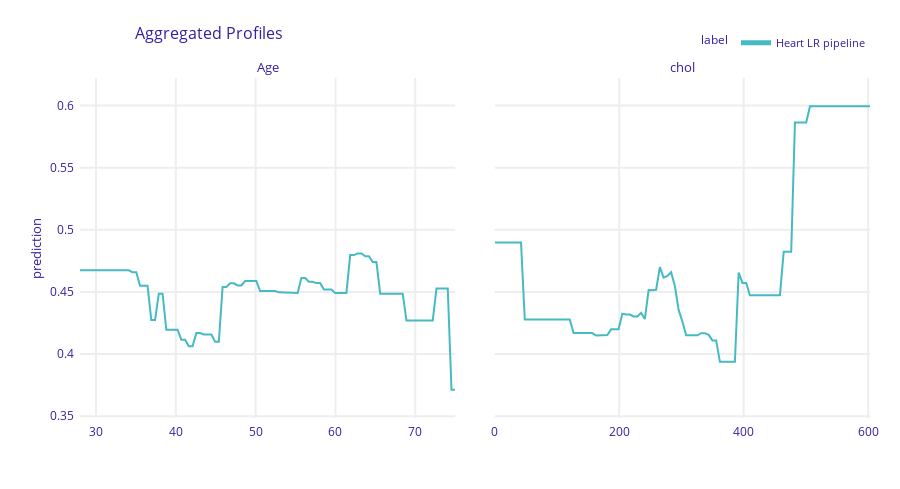
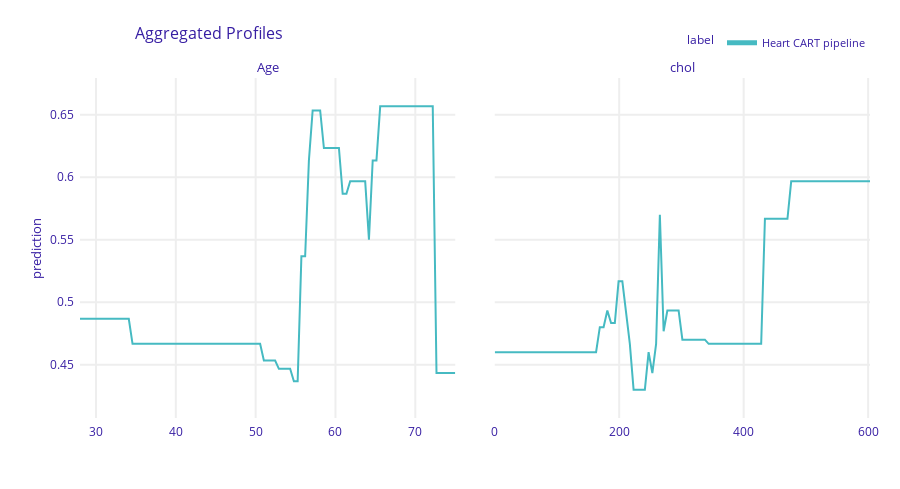

Notebook code for these charts, in order:
### Code cell
pd_lr.plot()
pd_cart.plot()

### Figure 1 — Plotly figure (JSON) as saved in the notebook; plotly's stock layout.template omitted (floating-point values rounded to 4 significant figures; data arrays with more than 128 entries replaced by an {"elided": "..."} marker saying what was removed)
{"data": [{"customdata": {"elided": "101x3 mixed values"}, "hovertemplate": "<b>%{hovertext}</b><br><br>prediction=%{y:.3f}<br>mean_prediction=%{customdata[0]:.3f}<extra></extra>", "hovertext": ["Heart LR pipeline", "Heart LR pipeline", "Heart LR pipeline", "Heart LR pipeline", "Heart LR pipeline", "Heart LR pipeline", "Heart LR pipeline", "Heart LR pipeline", "Heart LR pipeline", "Heart LR pipeline", "Heart LR pipeline", "Heart LR pipeline", "Heart LR pipeline", "Heart LR pipeline", "Heart LR pipeline", "Heart LR pipeline", "Heart LR pipeline", "Heart LR pipeline", "Heart LR pipeline", "Heart LR pipeline", "Heart LR pipeline", "Heart LR pipeline", "Heart LR pipeline", "Heart LR pipeline", "Heart LR pipeline", "Heart LR pipeline", "Heart LR pipeline", "Heart LR pipeline", "Heart LR pipeline", "Heart LR pipeline", "Heart LR pipeline", "Heart LR pipeline", "Heart LR pipeline", "Heart LR pipeline", "Heart LR pipeline", "Heart LR pipeline", "Heart LR pipeline", "Heart LR pipeline", "Heart LR pipeline", "Heart LR pipeline", "Heart LR pipeline", "Heart LR pipeline", "Heart LR pipeline", "Heart LR pipeline", "Heart LR pipeline", "Heart LR pipeline", "Heart LR pipeline", "Heart LR pipeline", "Heart LR pipeline", "Heart LR pipeline", "Heart LR pipeline", "Heart LR pipeline", "Heart LR pipeline", "Heart LR pipeline", "Heart LR pipeline", "Heart LR pipeline", "Heart LR pipeline", "Heart LR pipeline", "Heart LR pipeline", "Heart LR pipeline", "Heart LR pipeline", "Heart LR pipeline", "Heart LR pipeline", "Heart LR pipeline", "Heart LR pipeline", "Heart LR pipeline", "Heart LR pipeline", "Heart LR pipeline", "Heart LR pipeline", "Heart LR pipeline", "Heart LR pipeline", "Heart LR pipeline", "Heart LR pipeline", "Heart LR pipeline", "Heart LR pipeline", "Heart LR pipeline", "Heart LR pipeline", "Heart LR pipeline", "Heart LR pipeline", "Heart LR pipeline", "Heart LR pipeline", "Heart LR pipeline", "Heart LR pipeline", "Heart LR pipeline", "Heart LR pipeline", "Heart LR pipeline", "Heart LR pipeline", "Heart LR pipeline", "Heart LR pipeline", "Heart LR pipeline", "Heart LR pipeline", "Heart LR pipeline", "Heart LR pipeline", "Heart LR pipeline", "Heart LR pipeline", "Heart LR pipeline", "Heart LR pipeline", "Heart LR pipeline", "Heart LR pipeline", "Heart LR pipeline", "Heart LR pipeline"], "legendgroup": "Heart LR pipeline", "line": {"color": "#46bac2", "dash": "solid", "width": 2}, "marker": {"symbol": "circle"}, "mode": "lines", "name": "Heart LR pipeline", "opacity": 1, "orientation": "v", "showlegend": true, "type": "scatter", "x": [28, 28.47, 28.94, 29.41, 29.88, 30.35, 30.82, 31.29, 31.76, 32.23, 32.7, 33.17, 33.64, 34.11, 34.58, 35.05, 35.52, 35.99, 36.46, 36.93, 37.4, 37.87, 38.34, 38.81, 39.28, 39.75, 40.22, 40.69, 41.16, 41.63, 42.1, 42.57, 43.04, 43.51, 43.98, 44.45, 44.92, 45.39, 45.86, 46.33, 46.8, 47.27, 47.74, 48.21, 48.68, 49.15, 49.62, 50.09, 50.56, 51.03, 51.5, 51.97, 52.44, 52.91, 53.38, 53.85, 54.32, 54.79, 55.26, 55.73, 56.2, 56.67, 57.14, 57.61, 58.08, 58.55, 59.02, 59.49, 59.96, 60.43, 60.9, 61.37, 61.84, 62.31, 62.78, 63.25, 63.72, 64.19, 64.66, 65.13, 65.6, 66.07, 66.54, 67.01, 67.48, 67.95, 68.42, 68.89, 69.36, 69.83, 70.3, 70.77, 71.24, 71.71, 72.18, 72.65, 73.12, 73.59, 74.06, 74.53, 75], "xaxis": "x", "y": [0.4674, 0.4674, 0.4674, 0.4674, 0.4674, 0.4674, 0.4674, 0.4674, 0.4674, 0.4674, 0.4674, 0.4674, 0.4674, 0.4674, 0.4659, 0.4659, 0.4549, 0.4549, 0.4549, 0.4274, 0.4274, 0.4486, 0.4486, 0.4196, 0.4196, 0.4196, 0.4196, 0.4116, 0.4116, 0.4064, 0.4064, 0.4169, 0.4169, 0.4158, 0.4158, 0.4158, 0.41, 0.41, 0.454, 0.454, 0.4569, 0.4569, 0.4552, 0.4552, 0.4587, 0.4587, 0.4587, 0.4587, 0.4508, 0.4508, 0.4508, 0.4508, 0.4508, 0.4497, 0.4497, 0.4497, 0.4497, 0.4492, 0.4492, 0.4612, 0.4612, 0.4582, 0.4582, 0.4571, 0.4571, 0.452, 0.452, 0.452, 0.4492, 0.4492, 0.4492, 0.4492, 0.4797, 0.4797, 0.481, 0.481, 0.4788, 0.4788, 0.474, 0.474, 0.4486, 0.4486, 0.4486, 0.4486, 0.4486, 0.4486, 0.4486, 0.427, 0.427, 0.427, 0.427, 0.427, 0.427, 0.427, 0.427, 0.4529, 0.4529, 0.4529, 0.4529, 0.3714, 0.3714], "yaxis": "y"}, {"customdata": {"elided": "101x3 mixed values"}, "hovertemplate": "<b>%{hovertext}</b><br><br>prediction=%{y:.3f}<br>mean_prediction=%{customdata[0]:.3f}<extra></extra>", "hovertext": ["Heart LR pipeline", "Heart LR pipeline", "Heart LR pipeline", "Heart LR pipeline", "Heart LR pipeline", "Heart LR pipeline", "Heart LR pipeline", "Heart LR pipeline", "Heart LR pipeline", "Heart LR pipeline", "Heart LR pipeline", "Heart LR pipeline", "Heart LR pipeline", "Heart LR pipeline", "Heart LR pipeline", "Heart LR pipeline", "Heart LR pipeline", "Heart LR pipeline", "Heart LR pipeline", "Heart LR pipeline", "Heart LR pipeline", "Heart LR pipeline", "Heart LR pipeline", "Heart LR pipeline", "Heart LR pipeline", "Heart LR pipeline", "Heart LR pipeline", "Heart LR pipeline", "Heart LR pipeline", "Heart LR pipeline", "Heart LR pipeline", "Heart LR pipeline", "Heart LR pipeline", "Heart LR pipeline", "Heart LR pipeline", "Heart LR pipeline", "Heart LR pipeline", "Heart LR pipeline", "Heart LR pipeline", "Heart LR pipeline", "Heart LR pipeline", "Heart LR pipeline", "Heart LR pipeline", "Heart LR pipeline", "Heart LR pipeline", "Heart LR pipeline", "Heart LR pipeline", "Heart LR pipeline", "Heart LR pipeline", "Heart LR pipeline", "Heart LR pipeline", "Heart LR pipeline", "Heart LR pipeline", "Heart LR pipeline", "Heart LR pipeline", "Heart LR pipeline", "Heart LR pipeline", "Heart LR pipeline", "Heart LR pipeline", "Heart LR pipeline", "Heart LR pipeline", "Heart LR pipeline", "Heart LR pipeline", "Heart LR pipeline", "Heart LR pipeline", "Heart LR pipeline", "Heart LR pipeline", "Heart LR pipeline", "Heart LR pipeline", "Heart LR pipeline", "Heart LR pipeline", "Heart LR pipeline", "Heart LR pipeline", "Heart LR pipeline", "Heart LR pipeline", "Heart LR pipeline", "Heart LR pipeline", "Heart LR pipeline", "Heart LR pipeline", "Heart LR pipeline", "Heart LR pipeline", "Heart LR pipeline", "Heart LR pipeline", "Heart LR pipeline", "Heart LR pipeline", "Heart LR pipeline", "Heart LR pipeline", "Heart LR pipeline", "Heart LR pipeline", "Heart LR pipeline", "Heart LR pipeline", "Heart LR pipeline", "Heart LR pipeline", "Heart LR pipeline", "Heart LR pipeline", "Heart LR pipeline", "Heart LR pipeline", "Heart LR pipeline", "Heart LR pipeline", "Heart LR pipeline", "Heart LR pipeline"], "legendgroup": "Heart LR pipeline", "line": {"color": "#46bac2", "dash": "solid", "width": 2}, "marker": {"symbol": "circle"}, "mode": "lines", "name": "Heart LR pipeline", "opacity": 1, "orientation": "v", "showlegend": false, "type": "scatter", "x": [0, 6.03, 12.06, 18.09, 24.12, 30.15, 36.18, 42.21, 48.24, 54.27, 60.3, 66.33, 72.36, 78.39, 84.42, 90.45, 96.48, 102.5, 108.5, 114.6, 120.6, 126.6, 132.7, 138.7, 144.7, 150.8, 156.8, 162.8, 168.8, 174.9, 180.9, 186.9, 193.0, 199.0, 205.0, 211.1, 217.1, 223.1, 229.1, 235.2, 241.2, 247.2, 253.3, 259.3, 265.3, 271.4, 277.4, 283.4, 289.4, 295.5, 301.5, 307.5, 313.6, 319.6, 325.6, 331.7, 337.7, 343.7, 349.7, 355.8, 361.8, 367.8, 373.9, 379.9, 385.9, 391.9, 398.0, 404.0, 410.0, 416.1, 422.1, 428.1, 434.2, 440.2, 446.2, 452.2, 458.3, 464.3, 470.3, 476.4, 482.4, 488.4, 494.5, 500.5, 506.5, 512.6, 518.6, 524.6, 530.6, 536.7, 542.7, 548.7, 554.8, 560.8, 566.8, 572.9, 578.9, 584.9, 590.9, 597.0, 603], "xaxis": "x2", "y": [0.4899, 0.4899, 0.4899, 0.4899, 0.4899, 0.4899, 0.4899, 0.4899, 0.4278, 0.4278, 0.4278, 0.4278, 0.4278, 0.4278, 0.4278, 0.4278, 0.4278, 0.4278, 0.4278, 0.4278, 0.4278, 0.4169, 0.4169, 0.4169, 0.4169, 0.4169, 0.4169, 0.4149, 0.4149, 0.4149, 0.4153, 0.4199, 0.4199, 0.42, 0.4326, 0.4318, 0.4318, 0.4303, 0.4303, 0.4332, 0.4282, 0.4515, 0.4514, 0.4518, 0.47, 0.4615, 0.4629, 0.4659, 0.4548, 0.4356, 0.4262, 0.4151, 0.4151, 0.4151, 0.4151, 0.4168, 0.4168, 0.4155, 0.411, 0.411, 0.3938, 0.3938, 0.3938, 0.3938, 0.3938, 0.4655, 0.4573, 0.4573, 0.4474, 0.4474, 0.4474, 0.4474, 0.4474, 0.4474, 0.4474, 0.4474, 0.4474, 0.4823, 0.4823, 0.4823, 0.5864, 0.5864, 0.5864, 0.5864, 0.5993, 0.5993, 0.5993, 0.5993, 0.5993, 0.5993, 0.5993, 0.5993, 0.5993, 0.5993, 0.5993, 0.5993, 0.5993, 0.5993, 0.5993, 0.5993, 0.5993], "yaxis": "y2"}], "layout": {"annotations": [{"font": {"size": 13}, "showarrow": false, "text": "Age", "x": 0.2375, "xanchor": "center", "xref": "paper", "y": 1, "yanchor": "bottom", "yref": "paper"}, {"font": {"size": 13}, "showarrow": false, "text": "chol", "x": 0.7625, "xanchor": "center", "xref": "paper", "y": 1, "yanchor": "bottom", "yref": "paper"}, {"font": {"size": 13}, "showarrow": false, "text": "prediction", "textangle": -90, "x": -0.07, "xref": "paper", "y": 0.5, "yref": "paper"}], "font": {"color": "#371ea3"}, "height": 489, "hovermode": "x unified", "legend": {"font": {"size": 11}, "itemsizing": "constant", "orientation": "h", "title": {"font": {"size": 12}, "text": "label"}, "tracegroupgap": 0, "x": 1, "xanchor": "right", "y": 1.061, "yanchor": "bottom"}, "margin": {"b": 71, "r": 30, "t": 78}, "title": {"font": {"size": 16}, "text": "Aggregated Profiles", "x": 0.15}, "xaxis": {"anchor": "y", "automargin": true, "domain": [0, 0.475], "fixedrange": true, "gridwidth": 2, "showticklabels": true, "tickcolor": "white", "ticklen": 3, "ticks": "outside", "title": {"text": ""}, "type": "linear", "zeroline": false}, "xaxis2": {"anchor": "y2", "automargin": true, "domain": [0.525, 1], "fixedrange": true, "gridwidth": 2, "showticklabels": true, "tickcolor": "white", "ticklen": 3, "ticks": "outside", "title": {"text": ""}, "type": "linear", "zeroline": false}, "yaxis": {"anchor": "x", "automargin": true, "domain": [0, 1], "fixedrange": true, "gridwidth": 2, "range": [0.3486, 0.6221], "tickcolor": "white", "ticklen": 3, "ticks": "outside", "title": {"text": ""}, "type": "linear", "zeroline": false}, "yaxis2": {"anchor": "x2", "automargin": true, "domain": [0, 1], "fixedrange": true, "gridwidth": 2, "matches": "y", "showticklabels": false, "tickcolor": "white", "ticklen": 3, "ticks": "outside", "title": {"text": ""}, "type": "linear", "zeroline": false}}}

### Figure 2 — Plotly figure (JSON) as saved in the notebook; plotly's stock layout.template omitted (floating-point values rounded to 4 significant figures; data arrays with more than 128 entries replaced by an {"elided": "..."} marker saying what was removed)
{"data": [{"customdata": {"elided": "101x3 mixed values"}, "hovertemplate": "<b>%{hovertext}</b><br><br>prediction=%{y:.3f}<br>mean_prediction=%{customdata[0]:.3f}<extra></extra>", "hovertext": ["Heart CART pipeline", "Heart CART pipeline", "Heart CART pipeline", "Heart CART pipeline", "Heart CART pipeline", "Heart CART pipeline", "Heart CART pipeline", "Heart CART pipeline", "Heart CART pipeline", "Heart CART pipeline", "Heart CART pipeline", "Heart CART pipeline", "Heart CART pipeline", "Heart CART pipeline", "Heart CART pipeline", "Heart CART pipeline", "Heart CART pipeline", "Heart CART pipeline", "Heart CART pipeline", "Heart CART pipeline", "Heart CART pipeline", "Heart CART pipeline", "Heart CART pipeline", "Heart CART pipeline", "Heart CART pipeline", "Heart CART pipeline", "Heart CART pipeline", "Heart CART pipeline", "Heart CART pipeline", "Heart CART pipeline", "Heart CART pipeline", "Heart CART pipeline", "Heart CART pipeline", "Heart CART pipeline", "Heart CART pipeline", "Heart CART pipeline", "Heart CART pipeline", "Heart CART pipeline", "Heart CART pipeline", "Heart CART pipeline", "Heart CART pipeline", "Heart CART pipeline", "Heart CART pipeline", "Heart CART pipeline", "Heart CART pipeline", "Heart CART pipeline", "Heart CART pipeline", "Heart CART pipeline", "Heart CART pipeline", "Heart CART pipeline", "Heart CART pipeline", "Heart CART pipeline", "Heart CART pipeline", "Heart CART pipeline", "Heart CART pipeline", "Heart CART pipeline", "Heart CART pipeline", "Heart CART pipeline", "Heart CART pipeline", "Heart CART pipeline", "Heart CART pipeline", "Heart CART pipeline", "Heart CART pipeline", "Heart CART pipeline", "Heart CART pipeline", "Heart CART pipeline", "Heart CART pipeline", "Heart CART pipeline", "Heart CART pipeline", "Heart CART pipeline", "Heart CART pipeline", "Heart CART pipeline", "Heart CART pipeline", "Heart CART pipeline", "Heart CART pipeline", "Heart CART pipeline", "Heart CART pipeline", "Heart CART pipeline", "Heart CART pipeline", "Heart CART pipeline", "Heart CART pipeline", "Heart CART pipeline", "Heart CART pipeline", "Heart CART pipeline", "Heart CART pipeline", "Heart CART pipeline", "Heart CART pipeline", "Heart CART pipeline", "Heart CART pipeline", "Heart CART pipeline", "Heart CART pipeline", "Heart CART pipeline", "Heart CART pipeline", "Heart CART pipeline", "Heart CART pipeline", "Heart CART pipeline", "Heart CART pipeline", "Heart CART pipeline", "Heart CART pipeline", "Heart CART pipeline", "Heart CART pipeline"], "legendgroup": "Heart CART pipeline", "line": {"color": "#46bac2", "dash": "solid", "width": 2}, "marker": {"symbol": "circle"}, "mode": "lines", "name": "Heart CART pipeline", "opacity": 1, "orientation": "v", "showlegend": true, "type": "scatter", "x": [28, 28.47, 28.94, 29.41, 29.88, 30.35, 30.82, 31.29, 31.76, 32.23, 32.7, 33.17, 33.64, 34.11, 34.58, 35.05, 35.52, 35.99, 36.46, 36.93, 37.4, 37.87, 38.34, 38.81, 39.28, 39.75, 40.22, 40.69, 41.16, 41.63, 42.1, 42.57, 43.04, 43.51, 43.98, 44.45, 44.92, 45.39, 45.86, 46.33, 46.8, 47.27, 47.74, 48.21, 48.68, 49.15, 49.62, 50.09, 50.56, 51.03, 51.5, 51.97, 52.44, 52.91, 53.38, 53.85, 54.32, 54.79, 55.26, 55.73, 56.2, 56.67, 57.14, 57.61, 58.08, 58.55, 59.02, 59.49, 59.96, 60.43, 60.9, 61.37, 61.84, 62.31, 62.78, 63.25, 63.72, 64.19, 64.66, 65.13, 65.6, 66.07, 66.54, 67.01, 67.48, 67.95, 68.42, 68.89, 69.36, 69.83, 70.3, 70.77, 71.24, 71.71, 72.18, 72.65, 73.12, 73.59, 74.06, 74.53, 75], "xaxis": "x", "y": [0.4867, 0.4867, 0.4867, 0.4867, 0.4867, 0.4867, 0.4867, 0.4867, 0.4867, 0.4867, 0.4867, 0.4867, 0.4867, 0.4867, 0.4667, 0.4667, 0.4667, 0.4667, 0.4667, 0.4667, 0.4667, 0.4667, 0.4667, 0.4667, 0.4667, 0.4667, 0.4667, 0.4667, 0.4667, 0.4667, 0.4667, 0.4667, 0.4667, 0.4667, 0.4667, 0.4667, 0.4667, 0.4667, 0.4667, 0.4667, 0.4667, 0.4667, 0.4667, 0.4667, 0.4667, 0.4667, 0.4667, 0.4667, 0.4667, 0.4533, 0.4533, 0.4533, 0.4533, 0.4467, 0.4467, 0.4467, 0.4467, 0.4367, 0.4367, 0.5367, 0.5367, 0.6133, 0.6533, 0.6533, 0.6533, 0.6233, 0.6233, 0.6233, 0.6233, 0.6233, 0.5867, 0.5867, 0.5967, 0.5967, 0.5967, 0.5967, 0.5967, 0.55, 0.6133, 0.6133, 0.6567, 0.6567, 0.6567, 0.6567, 0.6567, 0.6567, 0.6567, 0.6567, 0.6567, 0.6567, 0.6567, 0.6567, 0.6567, 0.6567, 0.6567, 0.4433, 0.4433, 0.4433, 0.4433, 0.4433, 0.4433], "yaxis": "y"}, {"customdata": {"elided": "101x3 mixed values"}, "hovertemplate": "<b>%{hovertext}</b><br><br>prediction=%{y:.3f}<br>mean_prediction=%{customdata[0]:.3f}<extra></extra>", "hovertext": ["Heart CART pipeline", "Heart CART pipeline", "Heart CART pipeline", "Heart CART pipeline", "Heart CART pipeline", "Heart CART pipeline", "Heart CART pipeline", "Heart CART pipeline", "Heart CART pipeline", "Heart CART pipeline", "Heart CART pipeline", "Heart CART pipeline", "Heart CART pipeline", "Heart CART pipeline", "Heart CART pipeline", "Heart CART pipeline", "Heart CART pipeline", "Heart CART pipeline", "Heart CART pipeline", "Heart CART pipeline", "Heart CART pipeline", "Heart CART pipeline", "Heart CART pipeline", "Heart CART pipeline", "Heart CART pipeline", "Heart CART pipeline", "Heart CART pipeline", "Heart CART pipeline", "Heart CART pipeline", "Heart CART pipeline", "Heart CART pipeline", "Heart CART pipeline", "Heart CART pipeline", "Heart CART pipeline", "Heart CART pipeline", "Heart CART pipeline", "Heart CART pipeline", "Heart CART pipeline", "Heart CART pipeline", "Heart CART pipeline", "Heart CART pipeline", "Heart CART pipeline", "Heart CART pipeline", "Heart CART pipeline", "Heart CART pipeline", "Heart CART pipeline", "Heart CART pipeline", "Heart CART pipeline", "Heart CART pipeline", "Heart CART pipeline", "Heart CART pipeline", "Heart CART pipeline", "Heart CART pipeline", "Heart CART pipeline", "Heart CART pipeline", "Heart CART pipeline", "Heart CART pipeline", "Heart CART pipeline", "Heart CART pipeline", "Heart CART pipeline", "Heart CART pipeline", "Heart CART pipeline", "Heart CART pipeline", "Heart CART pipeline", "Heart CART pipeline", "Heart CART pipeline", "Heart CART pipeline", "Heart CART pipeline", "Heart CART pipeline", "Heart CART pipeline", "Heart CART pipeline", "Heart CART pipeline", "Heart CART pipeline", "Heart CART pipeline", "Heart CART pipeline", "Heart CART pipeline", "Heart CART pipeline", "Heart CART pipeline", "Heart CART pipeline", "Heart CART pipeline", "Heart CART pipeline", "Heart CART pipeline", "Heart CART pipeline", "Heart CART pipeline", "Heart CART pipeline", "Heart CART pipeline", "Heart CART pipeline", "Heart CART pipeline", "Heart CART pipeline", "Heart CART pipeline", "Heart CART pipeline", "Heart CART pipeline", "Heart CART pipeline", "Heart CART pipeline", "Heart CART pipeline", "Heart CART pipeline", "Heart CART pipeline", "Heart CART pipeline", "Heart CART pipeline", "Heart CART pipeline", "Heart CART pipeline"], "legendgroup": "Heart CART pipeline", "line": {"color": "#46bac2", "dash": "solid", "width": 2}, "marker": {"symbol": "circle"}, "mode": "lines", "name": "Heart CART pipeline", "opacity": 1, "orientation": "v", "showlegend": false, "type": "scatter", "x": [0, 6.03, 12.06, 18.09, 24.12, 30.15, 36.18, 42.21, 48.24, 54.27, 60.3, 66.33, 72.36, 78.39, 84.42, 90.45, 96.48, 102.5, 108.5, 114.6, 120.6, 126.6, 132.7, 138.7, 144.7, 150.8, 156.8, 162.8, 168.8, 174.9, 180.9, 186.9, 193.0, 199.0, 205.0, 211.1, 217.1, 223.1, 229.1, 235.2, 241.2, 247.2, 253.3, 259.3, 265.3, 271.4, 277.4, 283.4, 289.4, 295.5, 301.5, 307.5, 313.6, 319.6, 325.6, 331.7, 337.7, 343.7, 349.7, 355.8, 361.8, 367.8, 373.9, 379.9, 385.9, 391.9, 398.0, 404.0, 410.0, 416.1, 422.1, 428.1, 434.2, 440.2, 446.2, 452.2, 458.3, 464.3, 470.3, 476.4, 482.4, 488.4, 494.5, 500.5, 506.5, 512.6, 518.6, 524.6, 530.6, 536.7, 542.7, 548.7, 554.8, 560.8, 566.8, 572.9, 578.9, 584.9, 590.9, 597.0, 603], "xaxis": "x2", "y": [0.46, 0.46, 0.46, 0.46, 0.46, 0.46, 0.46, 0.46, 0.46, 0.46, 0.46, 0.46, 0.46, 0.46, 0.46, 0.46, 0.46, 0.46, 0.46, 0.46, 0.46, 0.46, 0.46, 0.46, 0.46, 0.46, 0.46, 0.46, 0.48, 0.48, 0.4933, 0.4833, 0.4833, 0.5167, 0.5167, 0.4933, 0.4667, 0.43, 0.43, 0.43, 0.43, 0.46, 0.4433, 0.4667, 0.57, 0.4767, 0.4933, 0.4933, 0.4933, 0.4933, 0.47, 0.47, 0.47, 0.47, 0.47, 0.47, 0.47, 0.4667, 0.4667, 0.4667, 0.4667, 0.4667, 0.4667, 0.4667, 0.4667, 0.4667, 0.4667, 0.4667, 0.4667, 0.4667, 0.4667, 0.4667, 0.5667, 0.5667, 0.5667, 0.5667, 0.5667, 0.5667, 0.5667, 0.5967, 0.5967, 0.5967, 0.5967, 0.5967, 0.5967, 0.5967, 0.5967, 0.5967, 0.5967, 0.5967, 0.5967, 0.5967, 0.5967, 0.5967, 0.5967, 0.5967, 0.5967, 0.5967, 0.5967, 0.5967, 0.5967], "yaxis": "y2"}], "layout": {"annotations": [{"font": {"size": 13}, "showarrow": false, "text": "Age", "x": 0.2375, "xanchor": "center", "xref": "paper", "y": 1, "yanchor": "bottom", "yref": "paper"}, {"font": {"size": 13}, "showarrow": false, "text": "chol", "x": 0.7625, "xanchor": "center", "xref": "paper", "y": 1, "yanchor": "bottom", "yref": "paper"}, {"font": {"size": 13}, "showarrow": false, "text": "prediction", "textangle": -90, "x": -0.07, "xref": "paper", "y": 0.5, "yref": "paper"}], "font": {"color": "#371ea3"}, "height": 489, "hovermode": "x unified", "legend": {"font": {"size": 11}, "itemsizing": "constant", "orientation": "h", "title": {"font": {"size": 12}, "text": "label"}, "tracegroupgap": 0, "x": 1, "xanchor": "right", "y": 1.061, "yanchor": "bottom"}, "margin": {"b": 71, "r": 30, "t": 78}, "title": {"font": {"size": 16}, "text": "Aggregated Profiles", "x": 0.15}, "xaxis": {"anchor": "y", "automargin": true, "domain": [0, 0.475], "fixedrange": true, "gridwidth": 2, "showticklabels": true, "tickcolor": "white", "ticklen": 3, "ticks": "outside", "title": {"text": ""}, "type": "linear", "zeroline": false}, "xaxis2": {"anchor": "y2", "automargin": true, "domain": [0.525, 1], "fixedrange": true, "gridwidth": 2, "showticklabels": true, "tickcolor": "white", "ticklen": 3, "ticks": "outside", "title": {"text": ""}, "type": "linear", "zeroline": false}, "yaxis": {"anchor": "x", "automargin": true, "domain": [0, 1], "fixedrange": true, "gridwidth": 2, "range": [0.4073, 0.6793], "tickcolor": "white", "ticklen": 3, "ticks": "outside", "title": {"text": ""}, "type": "linear", "zeroline": false}, "yaxis2": {"anchor": "x2", "automargin": true, "domain": [0, 1], "fixedrange": true, "gridwidth": 2, "matches": "y", "showticklabels": false, "tickcolor": "white", "ticklen": 3, "ticks": "outside", "title": {"text": ""}, "type": "linear", "zeroline": false}}}
